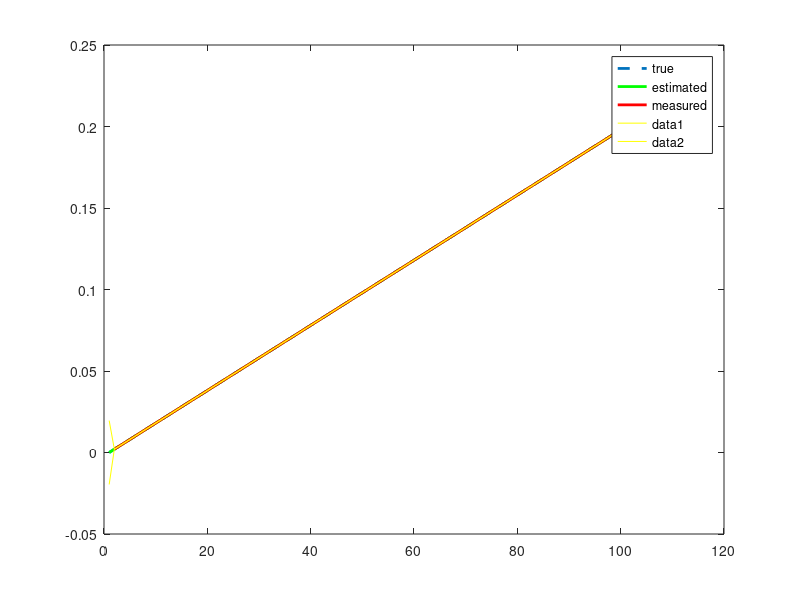

Reproduce this figure in MATLAB.
function f = int_kf_test
% Kalman filtering of the double integrator with position measurements
close all

% timing
dt = 1;   % time-step
N = 100;   % total time-steps
T = N*dt;  % final time

% noise terms
S.n = 1.5e-5;
S.u = 3e-9;
S.v = 3e-6;
S.q = [S.v 0;
       0 S.u];

% F matrix
S.F = [1 -dt;
       0 1];

% G matrix
S.G = [1; 
       0];

% Q matrix
S.Q = S.q*[dt+dt^3/3 -dt^2/2;
           -dt^2/2 -dt];

% R matrix
S.R = S.n^2;

% H matrix
S.H = [1, 0];

% initial estimate of mean and covariance
x = [0.00; 1.7e-7];
P = diag([1e-4 1e-12]);

xts = zeros(2, N+1); % true states
xs = zeros (2, N+1);  % estimated states
Ps = zeros (2, 2, N+1); % estimated covariances

zs = zeros (1, N);  % estimated state

pms = zeros(1, N); % measured position

xts(:,1) = x;
xs(:,1) = x;
Ps(:,:,1) = P;

for k=1:N
  u = 0.002 + xts(2,k) + S.v*randn; % pick some known control

  xts(:,k+1) = S.F*xts(:,k) + S.G*(u) + S.Q*[randn; randn];  % true state

  [x,P] = kf_predict(x,P,u,S);  % prediction
  
  z = xts(1,k+1) + S.n*randn;   % generate random measurement 
  
  [x,P] = kf_correct(x,P,z,S);  % correction
  
  % record result
  xs(:,k+1) = x;
  Ps(:,:,k+1) = P;
  zs(:,k) = z;
end
% k = [1:dt:N+1];
% kz = [2:dt:N+1];
% xts = xts(1,:)./k
% xs = xs(1,:)./k;
% zs = zs./kz;
plot(xts(1,:), '--', 'LineWidth',2)
hold on
plot(xs(1,:), 'g', 'LineWidth',2)
plot(2:N+1,zs(1,:), 'r', 'LineWidth',2)

legend('true', 'estimated','measured')

% 95% confidence intervals of the estimated position
plot(xs(1,:) + 1.96*reshape(sqrt(Ps(1,1,:)),N+1,1)', '-y')
plot(xs(1,:) - 1.96*reshape(sqrt(Ps(1,1,:)),N+1,1)', '-y')


function [x,P] = kf_predict(x, P, u, S)

x = S.F*x + S.G*u;
P = S.F*P*S.F' + S.Q;

function [x,P] = kf_correct(x, P, z, S)

K = P*S.H'*inv(S.H*P*S.H' + S.R);
P = (eye(length(x)) - K*S.H)*P;
x = x + K*(z - S.H*x);
